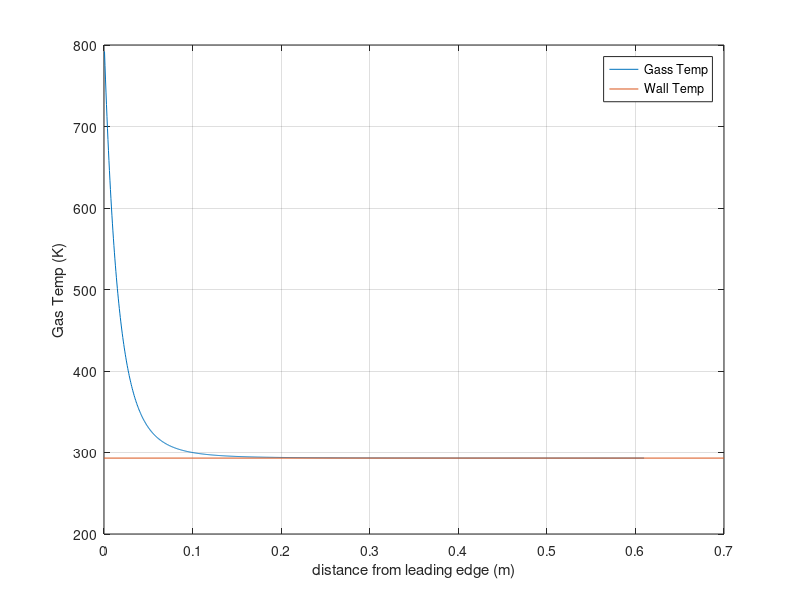
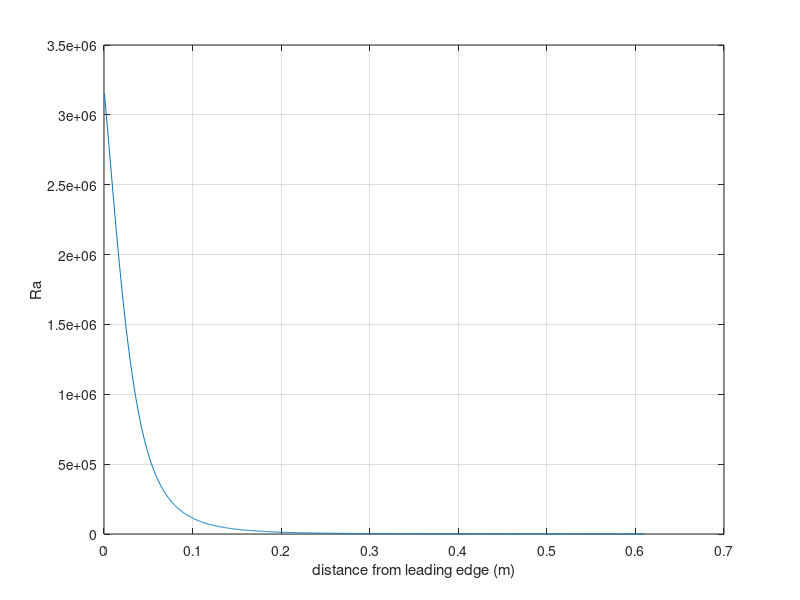

Write MATLAB code to recreate these figures, in order.
clc; clear; close all;

%% Given
SA_perplate = 10 * 0.092903;   %(m^2) heat transfer surface area per plate
N = 20;                        %number of plates
Aflux = SA_perplate*N;         %(m^2) flux area for heat transfer
g = 9.807;                     %(m/s/s) gravitational constant

%% Wall features
Twall = 293.15;                %(K) temperature of wall
L = 2 * 0.3048;                %(m) length of wall

%% Gas features
k = 0.065;                    %(W/(K-m)) thermal diffusivity
CP = 2.7508 * 1000;           %(J/KG-K) coefficient of pressure
T = 810;                      %(K) initial gas temp
rho = 0.0397;                 %(kg/m^3) initial density
h = CP*T;                     %(J/kg) initial specific enthalpy

i=0; t=0; dt = 0.0001; x = 0;
while x < L
    %% find dx
    mdot = 0.00045;       %(kg/s) mass flow rate
    Ahole = 0.00203;      %(m^2) oriffice area of heat exchanger
    V = mdot/(rho*Ahole); %(m/s) gas velocity through heat exchanger
    dx = V*dt;             %(m) distance progressed through the heat exchanger
    
    %% Calc heat transfer coefficient
    alpha = k/(rho*CP);         %(m^2/s) thermal diffusivity
    beta = 1/T;                 %(1/K) thermal expansion coefficient
    mu = 0.00003;               %(Pa*s) dynamic viscosity
    nu = mu/rho;                %(m^2/s) kinematic viscosity

    Ra = (g*beta*L^3)/(nu*alpha) * abs(Twall-T);                 %(SI) Rayleigh number
    Pr = nu/alpha;                                               %(SI) Prandtl number
    hc = (k/L)*(0.68+0.67*Ra^(1/4)/(1+(0.492/Pr)^(9/16))^(4/9)); %(W/m^2-K) heat transfer coefficient
    
    %% Calc heat transfer
    qdotdot = (Twall-T)*hc;           %(W/m^2) heat flux
    dq = qdotdot*dt*Aflux*(dx/L);     %(J) heat transferred this time step
    mass = rho*Ahole*dx;              %(kg) mass in control volume
    h = (h*mass+dq)/mass;             %(J/kg) new enthalpy
    T = h/CP;                         %(K) new temperature

    %% Move sim forward
    x = x+dx;             %(m) new distance from leading edge
    i = i+1;
    t = t+dt;             %(s) time step
    
    %% Save data
    data.T(i) = T;
    data.t(i) = t;
    data.x(i) = x;
    data.Ra(i) = Ra;
    
end

%% Plots
figure(1)
plot(data.x,data.T)
hold all
plot(get(gca,'xlim'), Twall*ones(1,2)); %plot horizontal line
xlabel('distance from leading edge (m)')
ylabel('Gas Temp (K)')
grid on
legend('Gass Temp','Wall Temp')

figure(2)
plot(data.x,data.Ra)
xlabel('distance from leading edge (m)')
ylabel('Ra')
grid on

